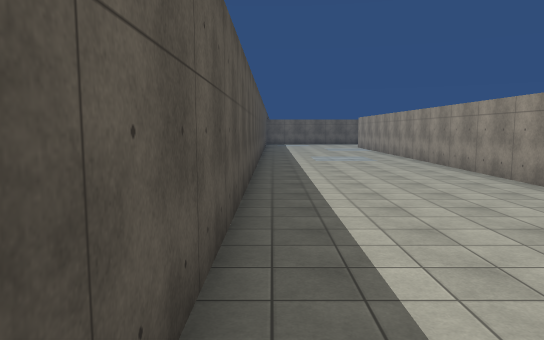
View 1 (above)

20 first-person views from a walk through a Unity game level. The camera is 1.3 m above the floor, tilts 6° down and sees 70° across. The floor is counted in squares, 2 m on a side. Each view is taken from the middle of a square. On the plan, view 1 faces up. The plan holds only what a view shows up to about 11 squares ahead; the rest is blank. The place goes on beyond the plan. Surface patterns are stand-ins for the level's own textures.

View 2
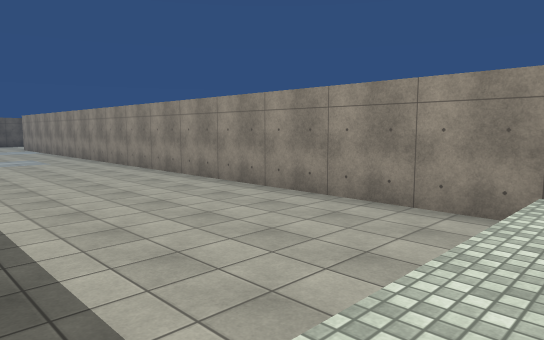

View 3
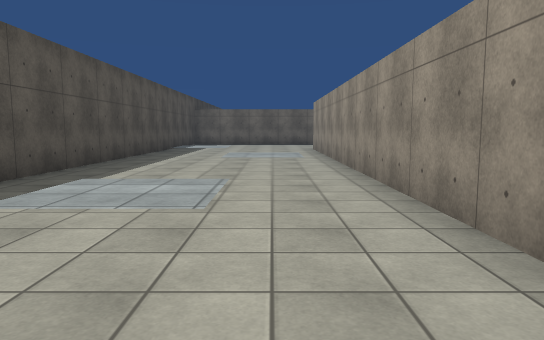

View 4
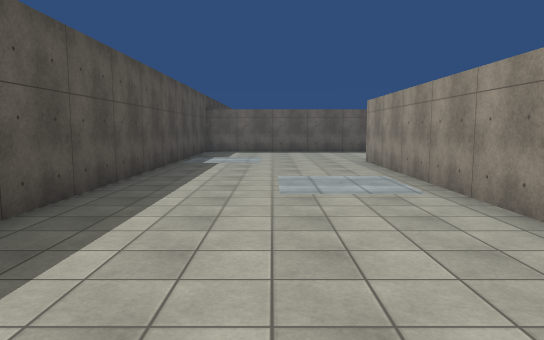

View 5
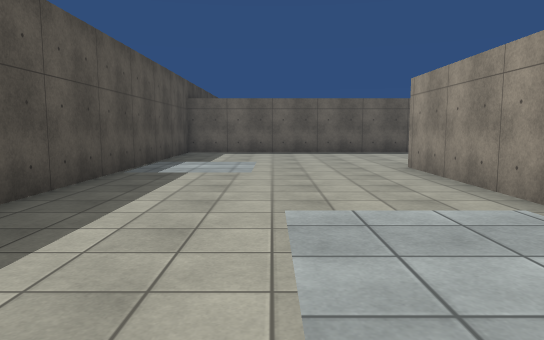

View 6
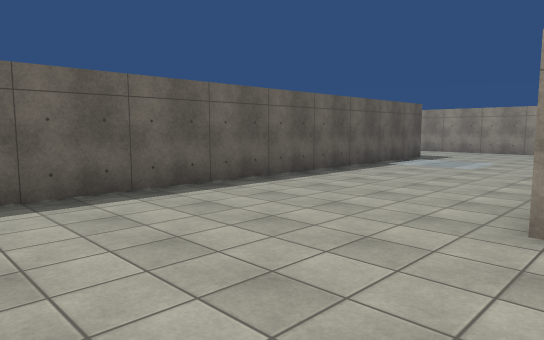

View 7
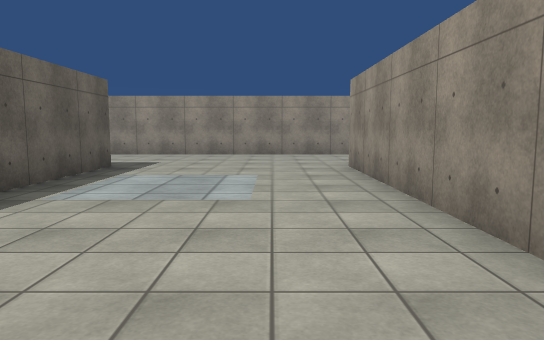

View 8
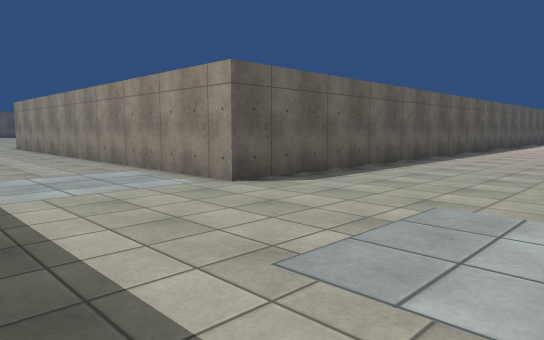

View 9
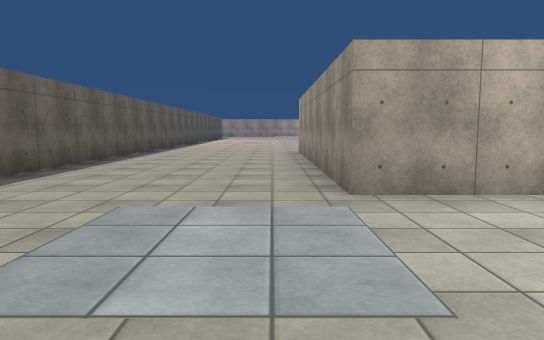

View 10
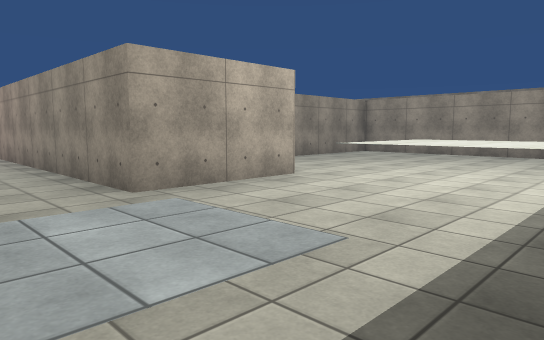

View 11
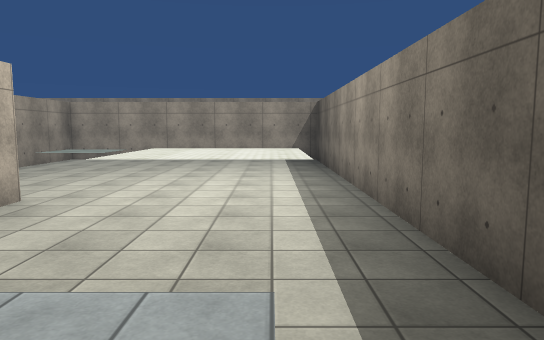

View 12
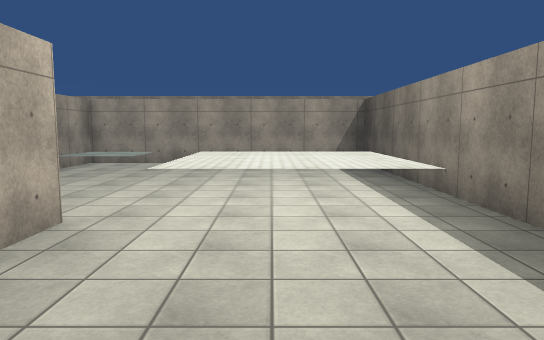

View 13
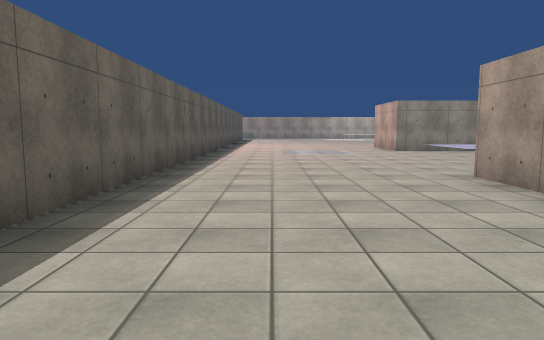

View 14
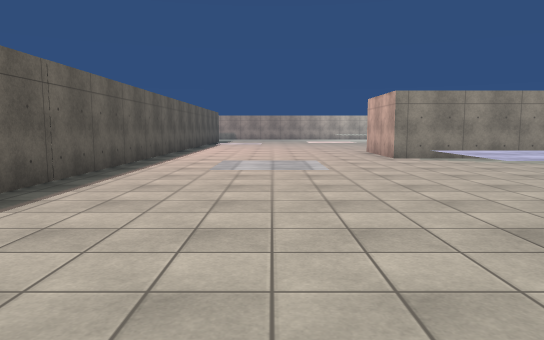

View 15
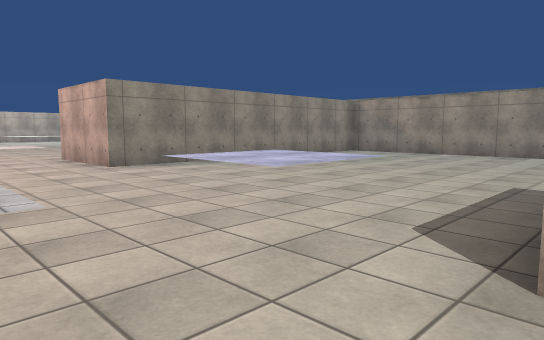

View 16
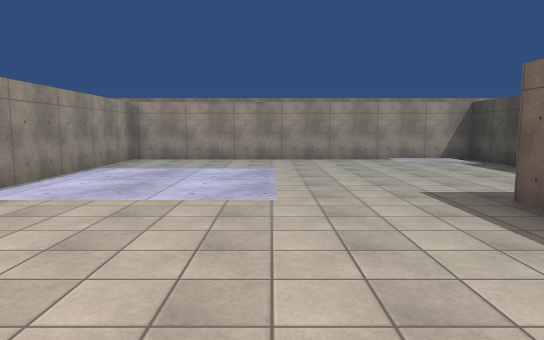

View 17
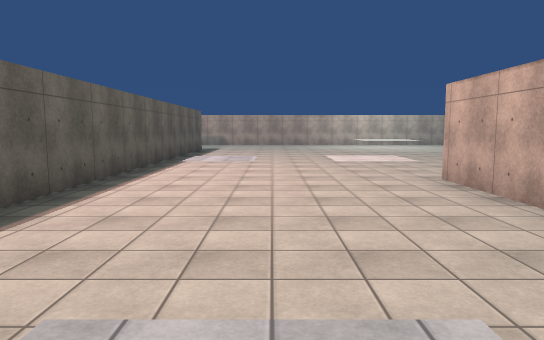

View 18
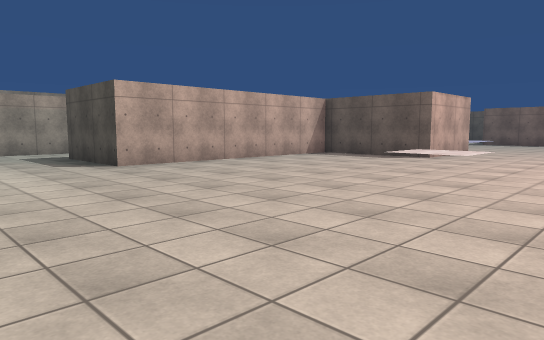

View 19
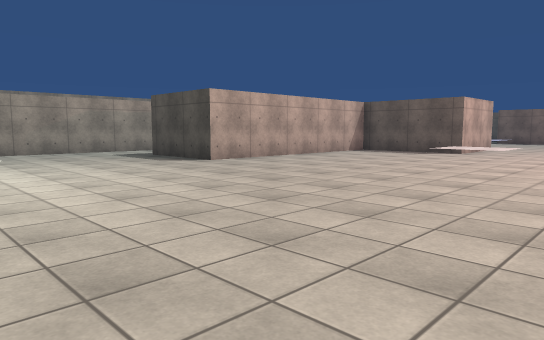

View 20
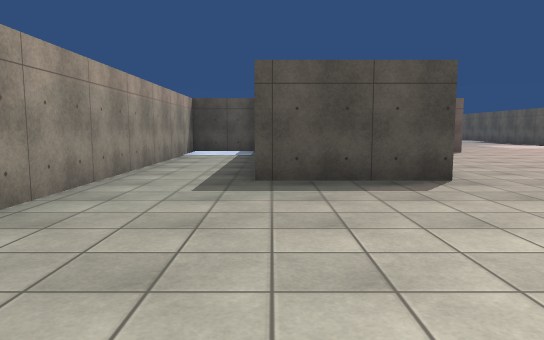

### Floor plan
Key: @ floor where view 1 was taken; # wall or solid block; . main floor; : floor 0.25 m higher than the main floor; + floor 0.5 m higher than the main floor; / step, stairs or slope; ^ raised ledge.
Columns run from 1 left of view 1 to 43 right of it. Each row starts with its distance up from view 1.
 27                .#
 26                .#
 25                .#
 24 #############...#
 23 #...............#
 22 #........:/.....#
 21 #........//.....#
 20 #...............#
 19 #.//..####### ..#
 18 #.:/..#       :/#######################
 17 #.....#      .//...................//.
 16 #.....#      ..............//....../:. ......
 15 #../:.#      .//.........../:................
 14 #..//.#      ./:..................//.........
 13 #.....#     #....########........./+.........
 12 #.....#     #....#      #..///.###..........
 11 #.//..#     #....#      #../++.###..........
 10 #./:..#     #.^^^..     .../++.###..........
  9 #.....#     #.^^^..    ....... #########....
  8 #.....#     #.......#  ....... # #     #....
  7 #.....#     #.......##.//......###     #.....
  6 #.....#     #.....^^##./:......###/:........
  5 #.....#     #.......##.........###//.......
  4 #.....#     #################### ##########
  3 #.....#
  2 #.....#
  1 # ////#
  0  @+++

Positions as (right, up) in squares from view 1, and headings:
1: (0, 0), facing up
2: (0, 0), facing up-right
3: (3, 7), facing up
4: (2, 10), facing up
5: (2, 13), facing up
6: (1, 19), facing up-right
7: (5, 21), facing right
8: (12, 14), facing up-right
9: (12, 14), facing right
10: (12, 15), facing down-right
11: (13, 15), facing down
12: (14, 14), facing down
13: (18, 16), facing right
14: (21, 15), facing right
15: (23, 15), facing down-right
16: (26, 15), facing down
17: (26, 15), facing right
18: (41, 16), facing down-left
19: (43, 16), facing down-left
20: (43, 7), facing left
